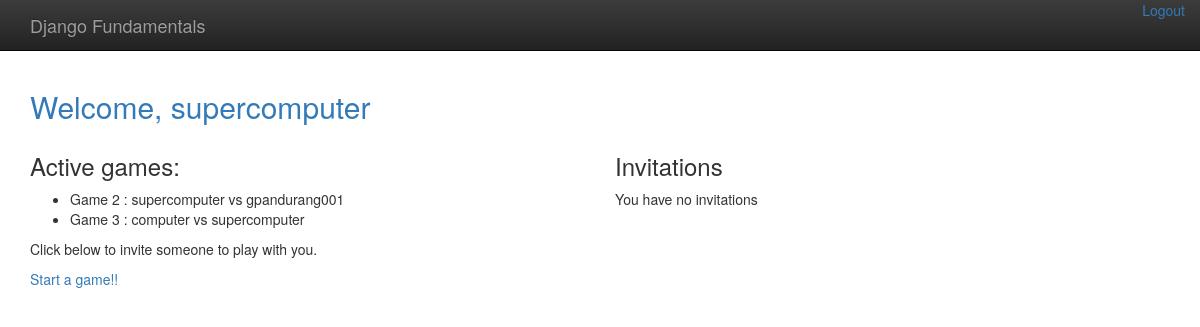
The app's page /player/home (signed in), older data.
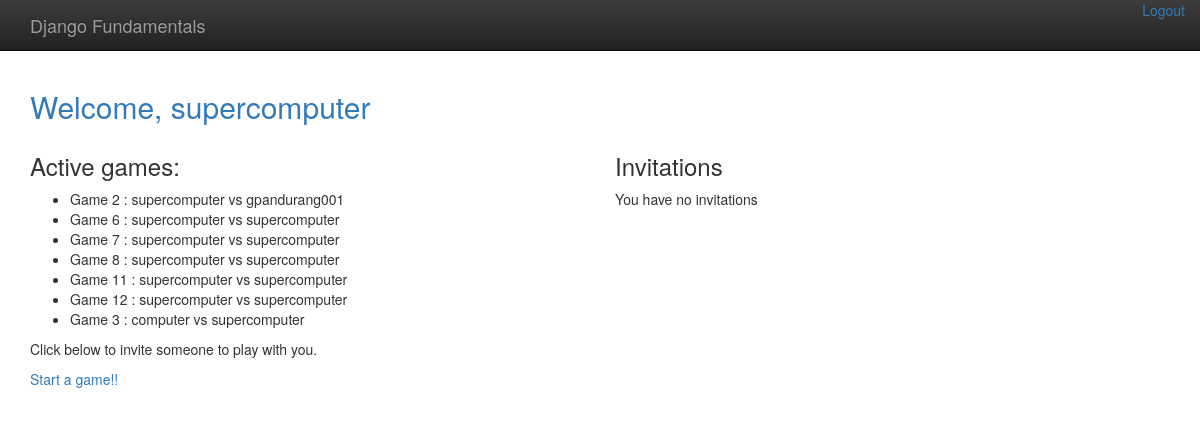
The same page, newer data.
### gameplay/models.py (models this page shows, shortened)
@python_2_unicode_compatible
class Game(models.Model):
    first_player = models.ForeignKey(User, related_name="games_first_player")
    second_player = models.ForeignKey(User, related_name="games_second_player")
    start_time = models.DateTimeField(auto_now_add=True)
    last_active = models.DateTimeField(auto_now=True)
    status = models.CharField(max_length=1, default='F' , choices=GAME_STATUS_CHOICES)
    objects = GamesQuerySet.as_manager()

### player/views.py (the view)
# urls.py: url(r'home$', home , name="player_home"),
@login_required
def home(request):
    my_games = Game.objects.games_for_user(request.user)
    active_games = my_games.active()
    invitations = request.user.invitations_received.all()
    return render(request, "player/home.html",
                  {'games': active_games,
                   'invitations': invitations })

### gameplay/models.py (called while the page is built)
    def games_for_user(self, user):
        return self.filter(
            Q(first_player=user) | Q(second_player=user)
        )

    def active(self):
        return self.filter(
            Q(status='F') | Q(status='S')
        )

### templates/player/home.html (shortened to what this page needs)
{% extends "base.html" %}
{% block content %}
<h2 class="text-primary">Welcome, {{ user.username }} </h2>
<div class="row">
    <div class="col-md-6">
    <h3>Active games: </h3>
        <ul>
            {% for g in games %}
            <li>Game {{ g.id }} : {{g.first_player}} vs {{g.second_player}} </li>
            {% endfor %}
         </ul>
        <p> Click below to invite someone to play with you.</p>
        <p>
            <a href="{% url 'player_new_invitation' %}" > Start a game!!</a>
        </p>
    </div>
    <div class="col-md-6">
        <h3>Invitations</h3>
            {% if invitations %}
            <div class="list-group">
                {% for inv in invitations %}
                    <a class="list-group-item" href="{% url 'player_accept_invitation' id=inv.id %} " >
                        {{ inv.from_user.username}} has invited you to a game.
                    </a>
                {% endfor %}
            </div>
        {% else %}
            <p> You have no invitations</p>
        {% endif %}
     </div>
</div>
{% endblock %}

### templates/base.html (shortened to what this page needs)
{% load staticfiles %}
<!doctype html>
<html class="no-js" lang="">
    <head>
        <link rel="stylesheet" href="{% static 'css/bootstrap.min.css' %}">
        <link rel="stylesheet" href="{% static 'css/bootstrap-theme.min.css' %}">
        <link rel="stylesheet" href="{% static 'css/main.css' %}">
    </head>
    <body>
    <nav class="navbar navbar-inverse navbar-fixed-top" role="navigation">
      <div class="container">
        <div class="navbar-header">
           <a class="navbar-brand" href="/">Django Fundamentals</a>
        </div>
        <ul class="nav navbar-nav navbar-right"
            {% if user.is_authenticated %}
          <li><a href="{% url 'player_logout' %}">Logout</a></li>
                {% else %}
                <li><a href="{% url 'player_login' %}">Login</a></li>
            {% endif %}
      </div>
    </nav>
    <div class="container">
        {% block content %}
        {% endblock %}
    </div>
    </body>
</html>

### templates/base.html (style rules this page uses)
body { padding-top: 70px; padding-bottom: 20px; }

Row changes from the older to the newer data that the page shows:
added Game: id "6", first_player "supercomputer", second_player "supercomputer"
added Game: id "7", first_player "supercomputer", second_player "supercomputer"
added Game: id "8", first_player "supercomputer", second_player "supercomputer"
added Game: id "11", first_player "supercomputer", second_player "supercomputer"
added Game: id "12", first_player "supercomputer", second_player "supercomputer"
